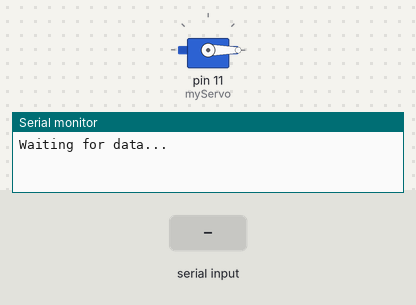
This sketch was run on a simulated Arduino Uno, built with avr-gcc and run on an emulated ATmega328P. On the bench: servo, the last lines printed to the serial monitor. The test bench sets the inputs (shaded band).

Above: at 1.2 s.
1.3 s: "90,45\n" received over Serial
At 3.1 s:
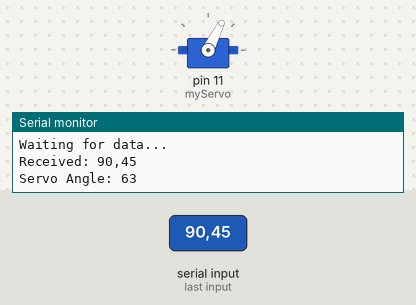
3.8 s: "200\n" received over Serial
At 6.0 s:
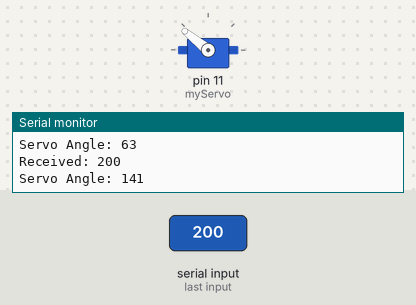
6.3 s: "30,150\n" received over Serial
At 8.1 s:
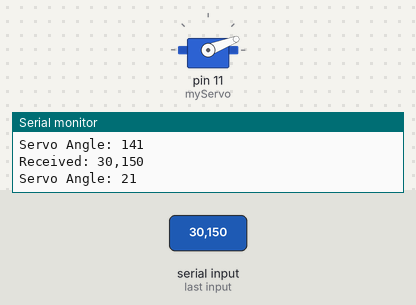
8.8 s: "90\n" received over Serial
At 11.1 s:
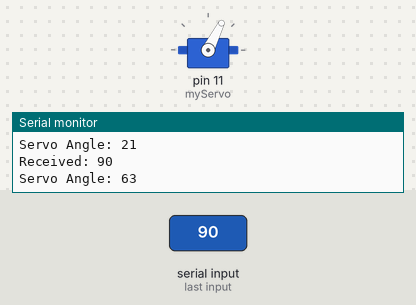
Timing chart, 0 to 12.3 s (numbered marks = the images above; inputs shaded):
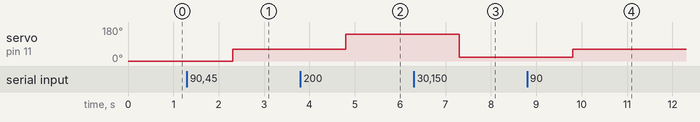

Measured:
- after the input at 1.3 s, servo on pin 11 (myServo): 0° → 63° after 1.0 s
- after the input at 3.8 s, servo on pin 11 (myServo): 63° → 141° after 1.0 s
- after the input at 6.3 s, servo on pin 11 (myServo): 141° → 21° after 1.0 s
- after the input at 8.8 s, servo on pin 11 (myServo): 21° → 63° after 1.0 s

The sketch:

Arduino.ino
```cpp
#include <Servo.h> // Include the Servo library

Servo myServo; // Create a Servo object

void setup() {
  // Initialize Serial communication at 9600 baud rate
  Serial.begin(9600);
  Serial.println("Waiting for data...");

  // Attach the servo to pin 9
  myServo.attach(11);

  // Set servo to the initial position
  myServo.write(0);
}

void loop() {
  // Check if data is available to read
  if (Serial.available() > 0) {
    // Read the incoming data
    String receivedData = Serial.readString(); // Read as a string
    receivedData.trim(); // Remove any leading/trailing whitespace
    Serial.print("Received: ");
    Serial.println(receivedData); // Print the received data

    // Convert the string to an integer
    int inputData = receivedData.toInt();

    // Check if the input is a valid number
    if (inputData >= 0 && inputData <= 255) {
      // Map the input value (0-255) to servo angle (0-180)
      int servoAngle = map(inputData, 0, 255, 0, 180);

      // Move the servo to the mapped angle
      myServo.write(servoAngle);
      Serial.print("Servo Angle: ");
      Serial.println(servoAngle); // Print the servo angle
    } else {
      Serial.println("Invalid data! Please send a number between 0 and 255.");
    }
  }
}
```
